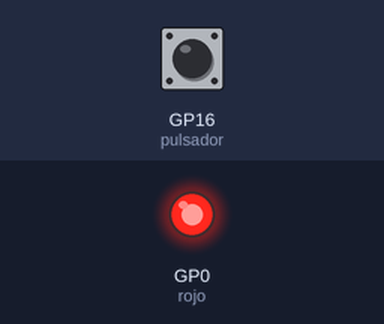
A program run on a simulated Raspberry Pi Pico running MicroPython. Shown: output pins drawn as LEDs (lit = HIGH). The inputs (shaded band) are chosen by the test bench; at power-on: GP16 (pulsador) HIGH. Random numbers come from a fixed seed; what the program prints to the serial console is not drawn. At 2.0 s the program stops and its outputs stay as they are.

Above: at 0.1 s.
At 1.2 s:
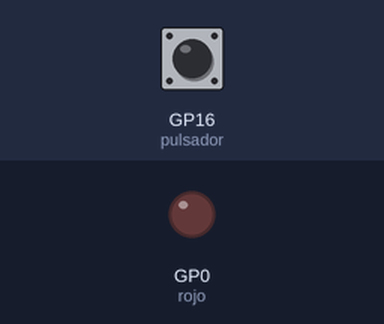
1.3 s: GP16 (pulsador) pulled LOW for 2.35 s
Timing chart, 0 to 3.5 s (numbered marks = the images above; inputs shaded):
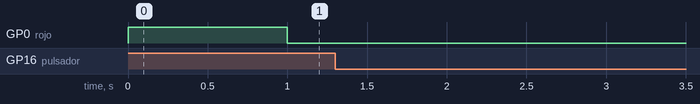

The program:

9-cicloWhile.py
```python
from machine import Pin
import time
import random       # se importa la libreria random para usar numeros aleatorios

rojo = Pin(0, Pin.OUT)    # se asignan los GPIO de salida

pulsador = Pin(16,Pin.IN,Pin.PULL_UP)    # se define el pulsado en le GPIO 16 con resistenci de pull up

numero = random.randint(0,1000)    # se crea una variable numero, con un numero aleatorio

while numero > 20 :      #  mientras el numero sea mayor al 20
    numero = random.randint(0,1000)     # se asigna un valor aleatorio
    print(numero)                       # se imprime la variable
    if pulsador.value() == 0:
        break

    rojo.on()                         #se enciende el led rojo
    time.sleep(1)
    rojo.off()
    time.sleep(1)

print("Ciclo terminado")
```

Measured:
- after the input at 1.3 s, every drawn part: stays the same
